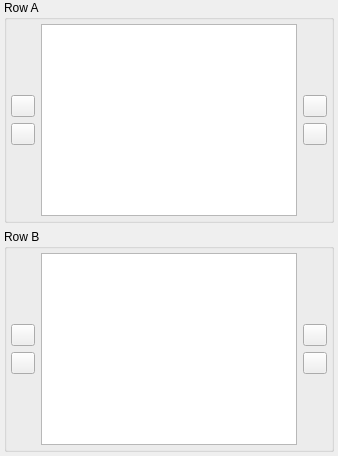
             <widget class="QWidget" name="newQSOAreaPage">
              <layout class="QVBoxLayout" name="verticalLayout_13">
               <property name="leftMargin">
                <number>4</number>
               </property>
               <property name="topMargin">
                <number>0</number>
               </property>
               <property name="rightMargin">
                <number>4</number>
               </property>
               <property name="bottomMargin">
                <number>4</number>
               </property>
               <item>
                <widget class="QGroupBox" name="qsoRowAGroupBox">
                 <property name="title">
                  <string>Row A</string>
                 </property>
                 <layout class="QHBoxLayout" name="horizontalLayout_4">
                  <property name="leftMargin">
                   <number>4</number>
                  </property>
                  <property name="topMargin">
                   <number>4</number>
                  </property>
                  <property name="rightMargin">
                   <number>4</number>
                  </property>
                  <property name="bottomMargin">
                   <number>4</number>
                  </property>
                  <item>
                   <layout class="QVBoxLayout" name="verticalLayout_5">
                    <item>
                     <spacer name="verticalSpacer_4">
                      <property name="orientation">
                       <enum>Qt::Vertical</enum>
                      </property>
                      <property name="sizeHint" stdset="0">
                       <size>
                        <width>20</width>
                        <height>40</height>
                       </size>
                      </property>
                     </spacer>
                    </item>
                    <item>
                     <widget class="QPushButton" name="moveToQSORowAButton">
                      <property name="sizePolicy">
                       <sizepolicy hsizetype="Maximum" vsizetype="Fixed">
                        <horstretch>0</horstretch>
                        <verstretch>0</verstretch>
                       </sizepolicy>
                      </property>
                      <property name="maximumSize">
                       <size>
                        <width>24</width>
                        <height>24</height>
                       </size>
                      </property>
                      <property name="toolTip">
                       <string>Move selected fields from the Available Fields List to the Row A</string>
                      </property>
                      <property name="text">
                       <string notr="true"/>
                      </property>
                      <property name="icon">
                       <iconset resource="../res/icons/icons.qrc">
                        <normaloff>:/icons/baseline-play_arrow-24px.svg</normaloff>:/icons/baseline-play_arrow-24px.svg</iconset>
                      </property>
                     </widget>
                    </item>
                    <item>
                     <widget class="QPushButton" name="removeFromQSORowAButton">
                      <property name="sizePolicy">
                       <sizepolicy hsizetype="Maximum" vsizetype="Fixed">
                        <horstretch>0</horstretch>
                        <verstretch>0</verstretch>
                       </sizepolicy>
                      </property>
                      <property name="maximumSize">
                       <size>
                        <width>24</width>
                        <height>24</height>
                       </size>
                      </property>
                      <property name="toolTip">
                       <string>Remove selected field from the Row A</string>
                      </property>
                      <property name="text">
                       <string notr="true"/>
                      </property>
                      <property name="icon">
                       <iconset resource="../res/icons/icons.qrc">
                        <normaloff>:/icons/baseline-play_back-24px.svg</normaloff>:/icons/baseline-play_back-24px.svg</iconset>
                      </property>
                     </widget>
                    </item>
                    <item>
                     <spacer name="verticalSpacer_7">
                      <property name="orientation">
                       <enum>Qt::Vertical</enum>
                      </property>
                      <property name="sizeHint" stdset="0">
                       <size>
                        <width>20</width>
                        <height>40</height>
                       </size>
                      </property>
                     </spacer>
                    </item>
                   </layout>
                  </item>
                  <item>
                   <widget class="QListView" name="qsoRowAFieldsListView">
                    <property name="toolTip">
                     <string>List of fields in the first variable row</string>
                    </property>
                    <property name="editTriggers">
                     <set>QAbstractItemView::NoEditTriggers</set>
                    </property>
                    <property name="showDropIndicator" stdset="0">
                     <bool>false</bool>
                    </property>
                    <property name="verticalScrollMode">
                     <enum>QAbstractItemView::ScrollPerPixel</enum>
                    </property>
                    <property name="horizontalScrollMode">
                     <enum>QAbstractItemView::ScrollPerPixel</enum>
                    </property>
                   </widget>
                  </item>
                  <item>
                   <layout class="QVBoxLayout" name="verticalLayout_3">
                    <item>
                     <spacer name="verticalSpacer_6">
                      <property name="orientation">
                       <enum>Qt::Vertical</enum>
                      </property>
                      <property name="sizeHint" stdset="0">
                       <size>
                        <width>20</width>
                        <height>40</height>
                       </size>
                      </property>
                     </spacer>
                    </item>
                    <item>
                     <widget class="QPushButton" name="qsoRowAUpButton">
                      <property name="sizePolicy">
                       <sizepolicy hsizetype="Maximum" vsizetype="Fixed">
                        <horstretch>0</horstretch>
                        <verstretch>0</verstretch>
                       </sizepolicy>
                      </property>
                      <property name="maximumSize">
                       <size>
                        <width>24</width>
                        <height>24</height>
                       </size>
                      </property>
                      <property name="toolTip">
                       <string>Change the order. Move selected field up</string>
                      </property>
                      <property name="text">
                       <string notr="true"/>
                      </property>
                      <property name="icon">
                       <iconset resource="../res/icons/icons.qrc">
                        <normaloff>:/icons/baseline-play_up-24px.svg</normaloff>:/icons/baseline-play_up-24px.svg</iconset>
                      </property>
                     </widget>
                    </item>
                    <item>
                     <widget class="QPushButton" name="qsoRowADownButton">
                      <property name="sizePolicy">
                       <sizepolicy hsizetype="Maximum" vsizetype="Fixed">
                        <horstretch>0</horstretch>
                        <verstretch>0</verstretch>
                       </sizepolicy>
                      </property>
                      <property name="maximumSize">
                       <size>
                        <width>24</width>
                        <height>24</height>
                       </size>
                      </property>
                      <property name="toolTip">
                       <string>Change the order. Move selected field down</string>
                      </property>
                      <property name="text">
                       <string notr="true"/>
                      </property>
                      <property name="icon">
                       <iconset resource="../res/icons/icons.qrc">
                        <normaloff>:/icons/baseline-play_down-24px.svg</normaloff>:/icons/baseline-play_down-24px.svg</iconset>
                      </property>
                     </widget>
                    </item>
                    <item>
                     <spacer name="verticalSpacer_5">
                      <property name="orientation">
                       <enum>Qt::Vertical</enum>
                      </property>
                      <property name="sizeHint" stdset="0">
                       <size>
                        <width>20</width>
                        <height>40</height>
                       </size>
                      </property>
                     </spacer>
                    </item>
                   </layout>
                  </item>
                 </layout>
                </widget>
               </item>
               <item>
                <widget class="QGroupBox" name="qsoRowBGroupBox">
                 <property name="title">
                  <string>Row B</string>
                 </property>
                 <layout class="QHBoxLayout" name="horizontalLayout_5">
                  <property name="spacing">
                   <number>6</number>
                  </property>
                  <property name="leftMargin">
                   <number>4</number>
                  </property>
                  <property name="topMargin">
                   <number>4</number>
                  </property>
                  <property name="rightMargin">
                   <number>4</number>
                  </property>
                  <property name="bottomMargin">
                   <number>4</number>
                  </property>
                  <item>
                   <layout class="QVBoxLayout" name="verticalLayout_4">
                    <item>
                     <spacer name="verticalSpacer_8">
                      <property name="orientation">
                       <enum>Qt::Vertical</enum>
                      </property>
                      <property name="sizeHint" stdset="0">
                       <size>
                        <width>20</width>
                        <height>40</height>
                       </size>
                      </property>
                     </spacer>
                    </item>
                    <item>
                     <widget class="QPushButton" name="moveToQSORowBButton">
                      <property name="sizePolicy">
                       <sizepolicy hsizetype="Maximum" vsizetype="Fixed">
                        <horstretch>0</horstretch>
                        <verstretch>0</verstretch>
                       </sizepolicy>
                      </property>
                      <property name="maximumSize">
                       <size>
                        <width>24</width>
                        <height>24</height>
                       </size>
                      </property>
                      <property name="toolTip">
                       <string>Move selected fields from the Available Fields List to the Row B</string>
                      </property>
                      <property name="text">
                       <string notr="true"/>
                      </property>
                      <property name="icon">
                       <iconset resource="../res/icons/icons.qrc">
                        <normaloff>:/icons/baseline-play_arrow-24px.svg</normaloff>:/icons/baseline-play_arrow-24px.svg</iconset>
                      </property>
                     </widget>
                    </item>
                    <item>
                     <widget class="QPushButton" name="removeFromQSORowBButton">
                      <property name="sizePolicy">
                       <sizepolicy hsizetype="Maximum" vsizetype="Fixed">
                        <horstretch>0</horstretch>
                        <verstretch>0</verstretch>
                       </sizepolicy>
                      </property>
                      <property name="maximumSize">
                       <size>
                        <width>24</width>
                        <height>24</height>
                       </size>
                      </property>
                      <property name="toolTip">
                       <string>Remove selected field from the Row B</string>
                      </property>
                      <property name="text">
                       <string notr="true"/>
                      </property>
                      <property name="icon">
                       <iconset resource="../res/icons/icons.qrc">
                        <normaloff>:/icons/baseline-play_back-24px.svg</normaloff>:/icons/baseline-play_back-24px.svg</iconset>
                      </property>
                     </widget>
                    </item>
                    <item>
                     <spacer name="verticalSpacer_3">
                      <property name="orientation">
                       <enum>Qt::Vertical</enum>
                      </property>
                      <property name="sizeHint" stdset="0">
                       <size>
                        <width>20</width>
                        <height>40</height>
                       </size>
                      </property>
                     </spacer>
                    </item>
                   </layout>
                  </item>
                  <item>
                   <widget class="QListView" name="qsoRowBFieldsListView">
                    <property name="toolTip">
                     <string>List of fields in the second variable row</string>
                    </property>
                    <property name="editTriggers">
                     <set>QAbstractItemView::NoEditTriggers</set>
                    </property>
                    <property name="showDropIndicator" stdset="0">
                     <bool>false</bool>
                    </property>
                    <property name="verticalScrollMode">
                     <enum>QAbstractItemView::ScrollPerPixel</enum>
                    </property>
                    <property name="horizontalScrollMode">
                     <enum>QAbstractItemView::ScrollPerPixel</enum>
                    </property>
                   </widget>
                  </item>
                  <item>
                   <layout class="QVBoxLayout" name="verticalLayout_6">
                    <property name="rightMargin">
                     <number>0</number>
                    </property>
                    <item>
                     <spacer name="verticalSpacer_9">
                      <property name="orientation">
                       <enum>Qt::Vertical</enum>
                      </property>
                      <property name="sizeHint" stdset="0">
                       <size>
                        <width>20</width>
                        <height>40</height>
                       </size>
                      </property>
                     </spacer>
                    </item>
                    <item>
                     <widget class="QPushButton" name="qsoRowBUpButton">
                      <property name="sizePolicy">
                       <sizepolicy hsizetype="Maximum" vsizetype="Fixed">
                        <horstretch>0</horstretch>
                        <verstretch>0</verstretch>
                       </sizepolicy>
                      </property>
                      <property name="maximumSize">
                       <size>
                        <width>24</width>
                        <height>24</height>
                       </size>
                      </property>
                      <property name="toolTip">
                       <string>Change the order. Move selected field up</string>
                      </property>
                      <property name="text">
                       <string notr="true"/>
                      </property>
                      <property name="icon">
                       <iconset resource="../res/icons/icons.qrc">
                        <normaloff>:/icons/baseline-play_up-24px.svg</normaloff>:/icons/baseline-play_up-24px.svg</iconset>
                      </property>
                     </widget>
                    </item>
                    <item>
                     <widget class="QPushButton" name="qsoRowBDownButton">
                      <property name="sizePolicy">
                       <sizepolicy hsizetype="Maximum" vsizetype="Fixed">
                        <horstretch>0</horstretch>
                        <verstretch>0</verstretch>
                       </sizepolicy>
                      </property>
                      <property name="maximumSize">
                       <size>
                        <width>24</width>
                        <height>24</height>
                       </size>
                      </property>
                      <property name="toolTip">
                       <string>Change the order. Move selected field down</string>
                      </property>
                      <property name="text">
                       <string notr="true"/>
                      </property>
                      <property name="icon">
                       <iconset resource="../res/icons/icons.qrc">
                        <normaloff>:/icons/baseline-play_down-24px.svg</normaloff>:/icons/baseline-play_down-24px.svg</iconset>
                      </property>
                     </widget>
                    </item>
                    <item>
                     <spacer name="verticalSpacer_10">
                      <property name="orientation">
                       <enum>Qt::Vertical</enum>
                      </property>
                      <property name="sizeHint" stdset="0">
                       <size>
                        <width>20</width>
                        <height>40</height>
                       </size>
                      </property>
                     </spacer>
                    </item>
                   </layout>
                  </item>
                 </layout>
                </widget>
               </item>
              </layout>
             </widget>
